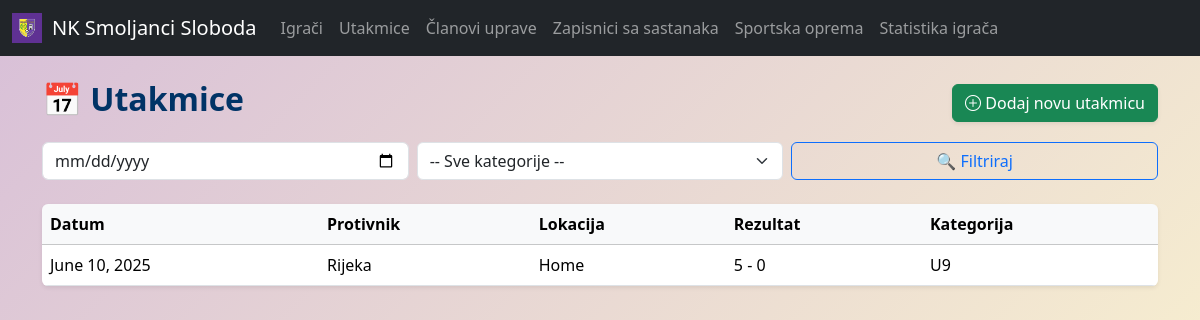
The page /matches/ on the database its author committed.
### main/models.py (models this page shows, shortened)
class Match(models.Model):
    HOME_AWAY = [("H", "Home"), ("A", "Away")]
    date = models.DateField()
    home_or_away = models.CharField(max_length=1, choices=HOME_AWAY)
    opponent = models.CharField(max_length=100)
    home_score = models.PositiveIntegerField(default=0)
    away_score = models.PositiveIntegerField(default=0)
    category = models.CharField(max_length=3, choices=CATEGORIES)
    starting_players = models.ManyToManyField(Player, related_name="starts")
    bench_players = models.ManyToManyField(Player, related_name="bench", blank=True)
    captain = models.ForeignKey(Player, on_delete=models.SET_NULL, null=True, related_name="captain_matches")
    goalkeeper = models.ForeignKey(Player, on_delete=models.SET_NULL, null=True, related_name="goalkeeper_matches")

### main/views.py (the view)
# urls.py: path("matches/", views.match_list, name="match_list"),
def match_list(request):
    matches = Match.objects.all().order_by('-date')
    category = request.GET.get('category')
    date = request.GET.get('date')
    if category:
        matches = matches.filter(category=category)
    if date:
        matches = matches.filter(date=date)
    return render(request, "main/matches/match_list.html", {
        "matches": matches,
        "filter_values": {
            "category": category,
            "date": date
        },
        'categories': CATEGORIES
    })

### templates/main/matches/match_list.html (shortened to what this page needs)
{% extends 'main/base.html' %}
{% block content %}
<div class="container my-4">
  <div class="d-flex justify-content-between align-items-center mb-3">
    <h2 class="fw-bold">📅 Utakmice</h2>
    <a class="btn btn-success shadow-sm" href="{% url 'main:match_create' %}"><i class="bi bi-plus-circle"></i> Dodaj novu utakmicu</a>
  </div>
  <form method="get" class="row g-2 mb-4">
    <div class="col-md-4">
      <input type="date" class="form-control" name="date" value="{{ filter_values.date }}">
    </div>
    <div class="col-md-4">
      <select name="category" class="form-select">
        <option value="">-- Sve kategorije --</option>
      </select>
    </div>
    <div class="col-md-4">
      <button type="submit" class="btn btn-outline-primary w-100">🔍 Filtriraj</button>
    </div>
  </form>
  <table class="table table-hover shadow-sm rounded overflow-hidden">
    <thead class="table-light">
      <tr>
        <th>Datum</th>
        <th>Protivnik</th>
        <th>Lokacija</th>
        <th>Rezultat</th>
        <th>Kategorija</th>
      </tr>
    </thead>
    <tbody>
      {% for match in matches %}
      <tr class="table-row-clickable" data-href="{% url 'main:match_detail' match.id %}">
        <td>{{ match.date }}</td>
        <td>{{ match.opponent }}</td>
        <td>{{ match.get_home_or_away_display }}</td>
        <td>{{ match.home_score }} - {{ match.away_score }}</td>
        <td>{{ match.get_category_display }}</td>
      </tr>
      {% empty %}
      <tr>
        <td colspan="5" class="text-center text-muted py-4">
          Nema pronađenih utakmica. ⚽
        </td>
      </tr>
      {% endfor %}
    </tbody>
  </table>
</div>
{% endblock %}

### templates/main/base.html (style rules this page uses)
html, body { height: 100%; margin: 0; background: linear-gradient(135deg, #d8bfd8, #fffacd); background-repeat: no-repeat; background-size: cover; background-attachment: fixed; font-family: "Segoe UI", Tahoma, Geneva, Verdana, sans-serif; color: #003366; }

### rows shown on the page
Match: date "June 10, 2025", opponent "Rijeka", home_or_away "Home", home_score "5", away_score "0", category "U9"
